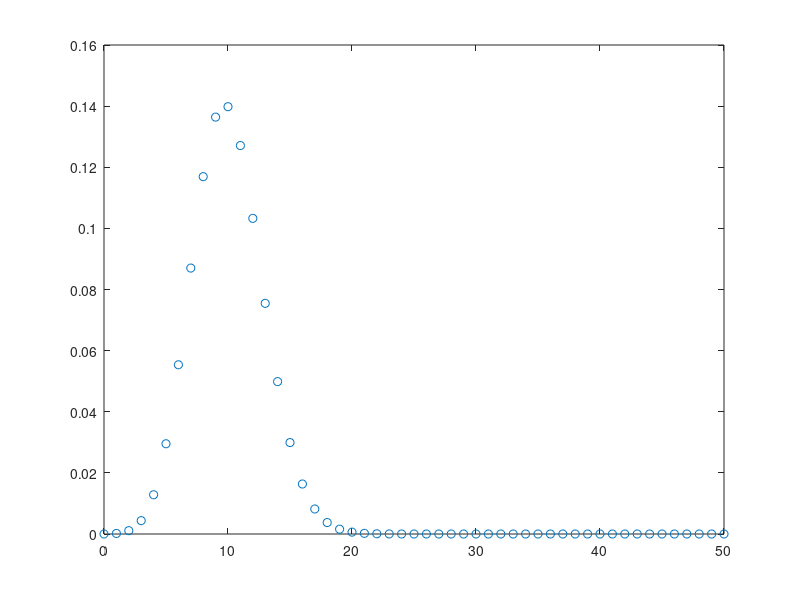
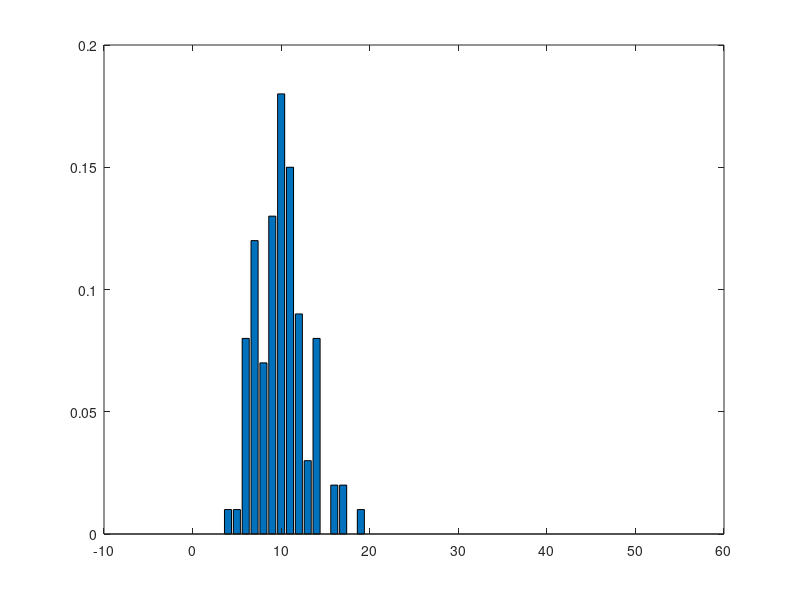
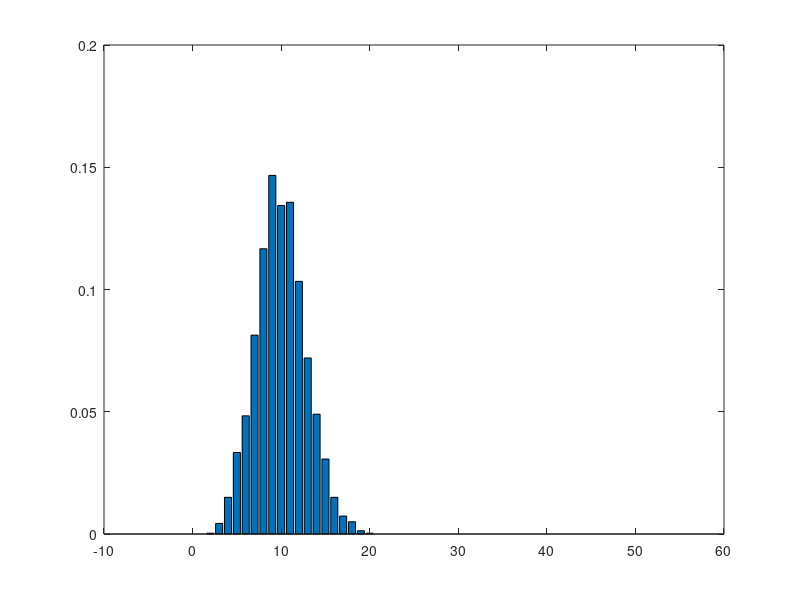
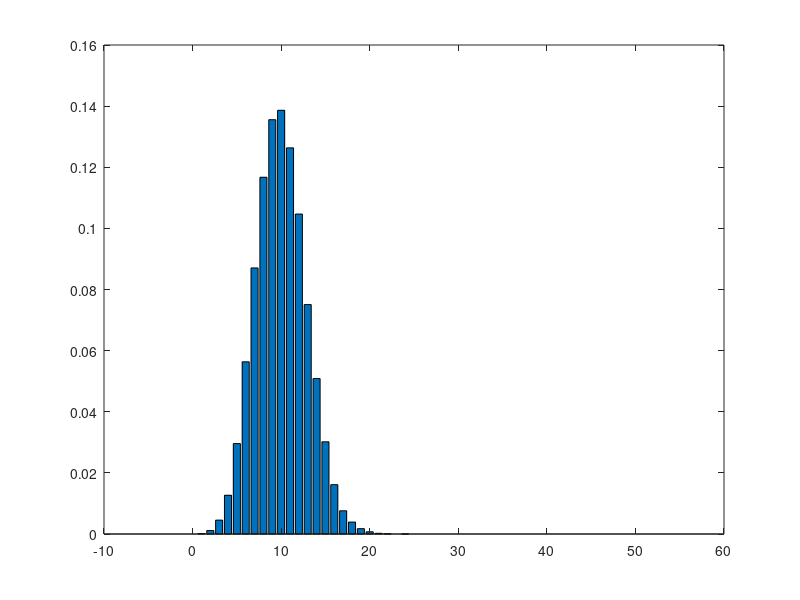

These figures' MATLAB source, in order: (Note: this script raises an error after producing the figures.)
x = [0:1:50]
y = binopdf(x,50,0.2);
sum_under_bino = sum(y)
plot (x,y,'o');
print y7028_octave_y.eps;
h1 = binornd (50,0.2,100,1);

hist1 = hist (h1,x,1);
bar(x,hist1);
print y7028_octave_hist1.eps;
h2 = binornd (50,0.2,3*10^3,1);

hist2 = hist (h2,x,1);
bar(x,hist2);
print y7028_octave_hist2.eps;
h3 = binornd (50,0.2,10^5,1);

hist3 = hist (h3,x,1);
bar(x,hist3);
print y7028_octave_hist3.eps;

plot (x,y,'-o');
hold on;
bar(x,hist1,"@2");
hold off;
print y7028_octave_yhist1.eps;

plot (x,y,'-o');
hold on;
bar(x,hist2,"@2");
hold off;
print y7028_octave_yhist2.eps;

plot (x,y,'-o');
hold on;
bar(x,hist3,"@2");
hold off;
print y7028_octave_yhist3.eps;

# plot (x,y,'o');
# hold on;
# plot (x,hist1,"-@2");
# plot (x,hist2,"-x");
# plot (x,hist3,"-o");
# hold off;
plot (x,y, "o-;y;", x, hist1, "x-;hist1;", x, hist2, "*-;hist2;", x, hist3, "x-@2;hist3;");
print y7028_octave_(vi).eps;

A = [transpose(x),transpose(y),transpose(hist1),transpose(hist2),transpose(hist3)]
save y7028_data.dat A 

